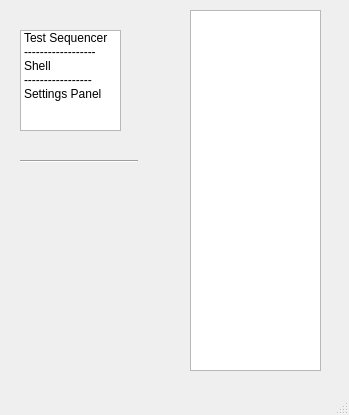
<?xml version="1.0" encoding="UTF-8"?>
<ui version="4.0">
 <class>LaunchWindow</class>
 <widget class="QMainWindow" name="LaunchWindow">
  <property name="geometry">
   <rect>
    <x>0</x>
    <y>0</y>
    <width>349</width>
    <height>415</height>
   </rect>
  </property>
  <property name="windowTitle">
   <string>MainWindow</string>
  </property>
  <widget class="QWidget" name="shellCentralwidget">
   <widget class="QListWidget" name="lstWidget_appList">
    <property name="geometry">
     <rect>
      <x>20</x>
      <y>30</y>
      <width>101</width>
      <height>101</height>
     </rect>
    </property>
    <item>
     <property name="text">
      <string>Test Sequencer</string>
     </property>
    </item>
    <item>
     <property name="text">
      <string>------------------</string>
     </property>
    </item>
    <item>
     <property name="text">
      <string>Shell</string>
     </property>
    </item>
    <item>
     <property name="text">
      <string>-----------------</string>
     </property>
    </item>
    <item>
     <property name="text">
      <string>Settings Panel</string>
     </property>
    </item>
   </widget>
   <widget class="Line" name="line">
    <property name="geometry">
     <rect>
      <x>20</x>
      <y>160</y>
      <width>118</width>
      <height>3</height>
     </rect>
    </property>
    <property name="orientation">
     <enum>Qt::Horizontal</enum>
    </property>
   </widget>
   <widget class="QTextBrowser" name="textBrowser">
    <property name="geometry">
     <rect>
      <x>190</x>
      <y>10</y>
      <width>131</width>
      <height>361</height>
     </rect>
    </property>
   </widget>
  </widget>
  <widget class="QMenuBar" name="menubar">
   <property name="geometry">
    <rect>
     <x>0</x>
     <y>0</y>
     <width>349</width>
     <height>21</height>
    </rect>
   </property>
  </widget>
  <widget class="QStatusBar" name="statusbar"/>
 </widget>
 <resources/>
 <connections/>
</ui>
